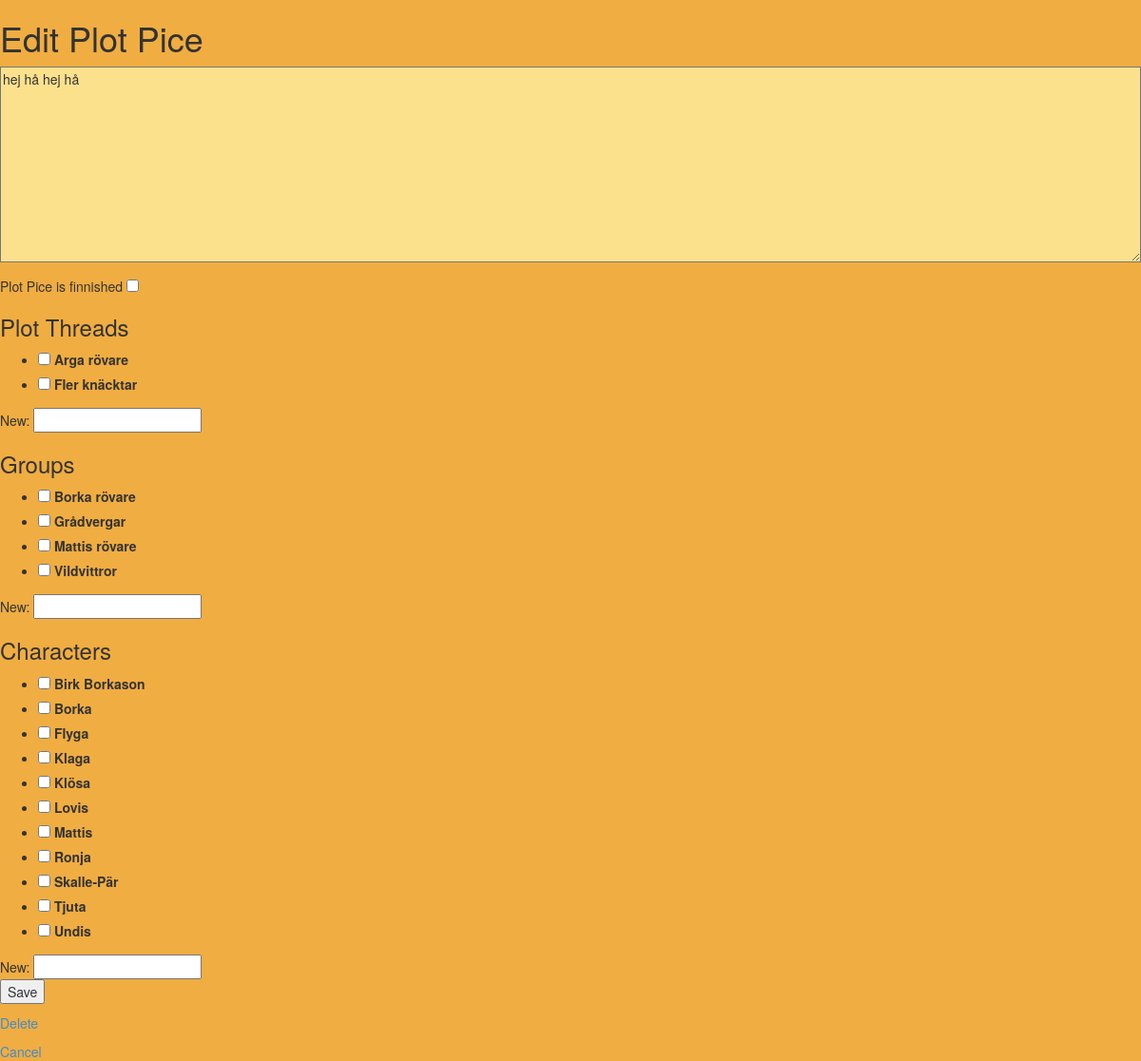
The app's page /GM/plot_pice/14/, older data.
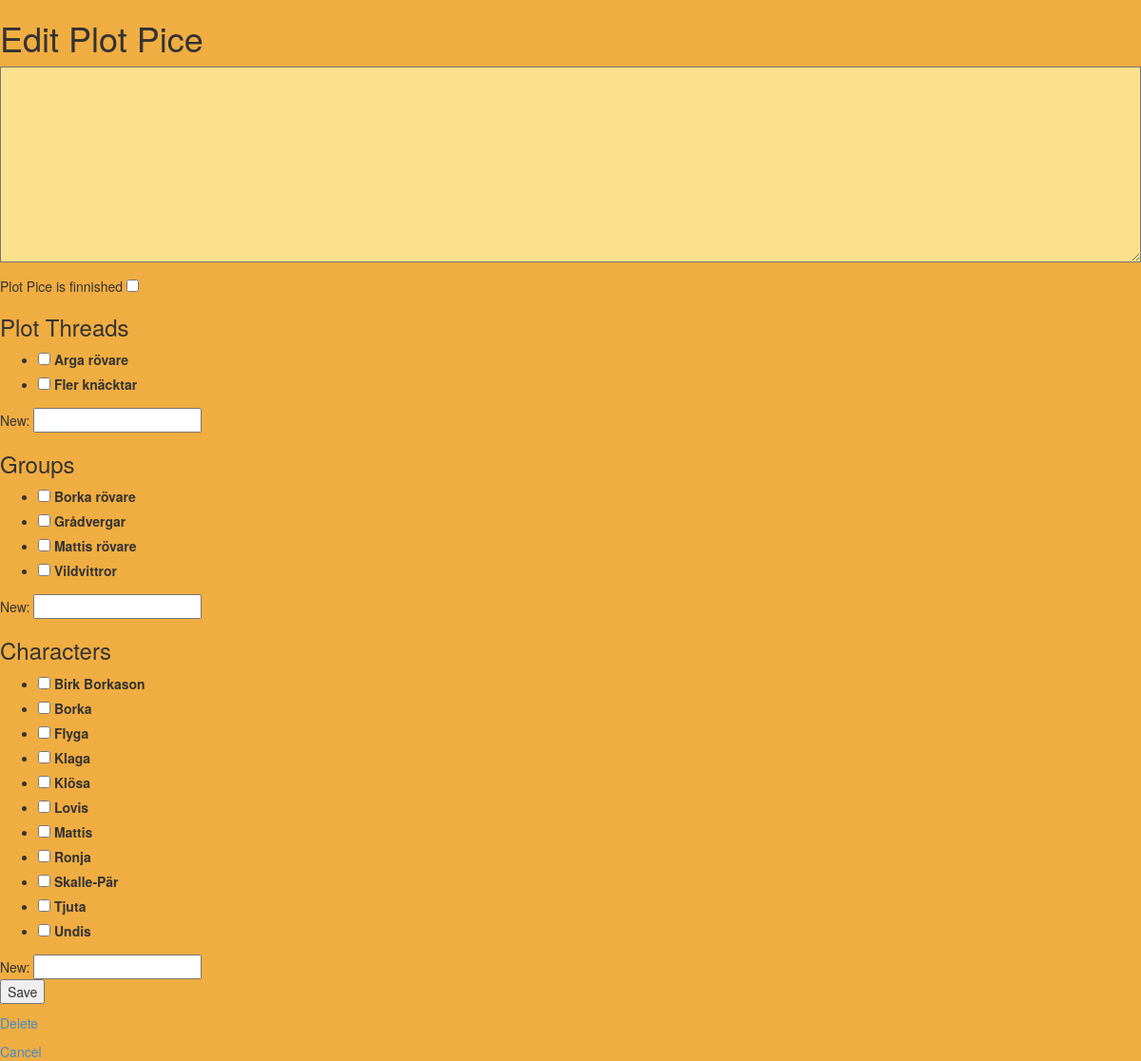
The same page, newer data.
### plots/models.py (models this page shows, shortened)
class PlotPice(models.Model):
    def __str__(self):
        return self.plot_pice[0:50]+'...'
    __str__.short_description = 'str'
    characters = models.ManyToManyField(
                'Character', null=True, blank=True, through='PersonalPlotPice')
    groups = models.ManyToManyField(
                'Group', null=True, blank=True, through='GroupPlotPice')
    plot_threads = models.ManyToManyField(
                'PlotThread', null=True, blank=True, through='PlotPart')
    plot_pice = models.TextField(blank=True, default='')
    plot_is_finished = models.BooleanField(default=False)
    plot_is_finished.verbose_name = 'plot pice is finiched'
    plot_is_finished.short_description = 'plot is finiched'
    def groups_string(self):
        return ',\n '.join([group.name for group in self.groups.all()])
    groups_string.verbose_name = 'Groups'
    groups_string.short_description = 'Groups'
    def characters_string(self):
        return ',\n '.join([character.name for character in self.characters.all()])
    characters_string.verbose_name = 'Characters'
    characters_string.short_description = 'Characters'
    def plot_threads_string(self):
        return ',\n '.join([plot_thread.name for plot_thread in self.plot_threads.all()])
    plot_threads_string.verbose_name = 'Plot threds'
    plot_threads_string.short_description = 'Plot threds'

### plots/GM/views.py (the view)
def plot_pice_no_parent(request, id):
    plot_pice = get_object_or_404(PlotPice, pk=id)
    if request.method == 'POST':
        plot_pice_form = PlotPiceForm(request.POST, instance=plot_pice)
        if plot_pice_form.is_valid():
            plot_pice_form.save()
            return HttpResponseRedirect( reverse('GM:index') )
    plot_pice_form = PlotPiceForm(instance=plot_pice)
    return render(request, 'plots/GM/plot_pice.html',
            {   'plot_pice_form': plot_pice_form,
                'parent_url': 'GM:index'         }   )

### plots/GM/views.py (shortened to what this page needs)
    class PlotPiceFromClass(PlotPiceFormBasic):
        characters = for_views.checkboxes( Character.objects.all() )
        groups = for_views.checkboxes( Group.objects.all() )
        plot_threads = for_views.checkboxes( PlotThread.objects.all() )
        def __init__(self, *args, **kw):
            PlotPiceFormBasic.__init__(self, *args, **kw)
            if kw.has_key('instance'):
                self.fields['groups'].initial = self.instance.groups.all()
                self.fields['characters'].initial = self.instance.characters.all()
                self.fields['plot_threads'].initial = self.instance.plot_threads.all()

### plots/for_views.py (called while the page is built)
def checkboxes(choice_list):
    return forms.MultipleChoiceField(
                    required = False,
                    widget  = forms.CheckboxSelectMultiple ,
                    choices = [ (choice, choice.name)
                                for choice
                                in choice_list   ] )

### plots/models.py (called while the page is built)
    def __str__(self):
        return self.name

### plots/templates/plots/GM/plot_pice.html (shortened to what this page needs)
{% extends "plots/GM/basic.html" %}
{% block body %}
{% if plot_pice_form.instance %}
    <h1> Edit Plot Pice </h1>
{% else %}
    <h1> New Plot Pice </h1>
{% endif %}
<form method="POST" >
    <p>{{ plot_pice_form.plot_pice }}</p>
    <p>Plot Pice is finnished {{ plot_pice_form.plot_is_finished }}</p>
    <h3> Plot Threads </h3>
    {{ plot_pice_form.plot_threads }}
    New: {{ plot_pice_form.new_plot_thread_name}}
    <h3> Groups </h3>
    {{ plot_pice_form.groups }}
    New: {{ plot_pice_form.new_group_name }}
    <h3> Characters </h3>
    {{ plot_pice_form.characters }}
    New: {{ plot_pice_form.new_character_name }}
    <p> <input type="submit" value="Save" /> </p>
</form>
<p> <a href="delete"> Delete </a> </p>
{% if parent_id %}
    <p> <a href="{% url parent_url parent_id %}"> </p>
{% else %}
    <p> <a href="{% url parent_url %}"> </p>
{% endif %}
Cancel </a>
{% endblock %}

Row changes from the older to the newer data that the page shows:
changed PlotPice: plot_pice "hej hå hej hå" → (not shown)
